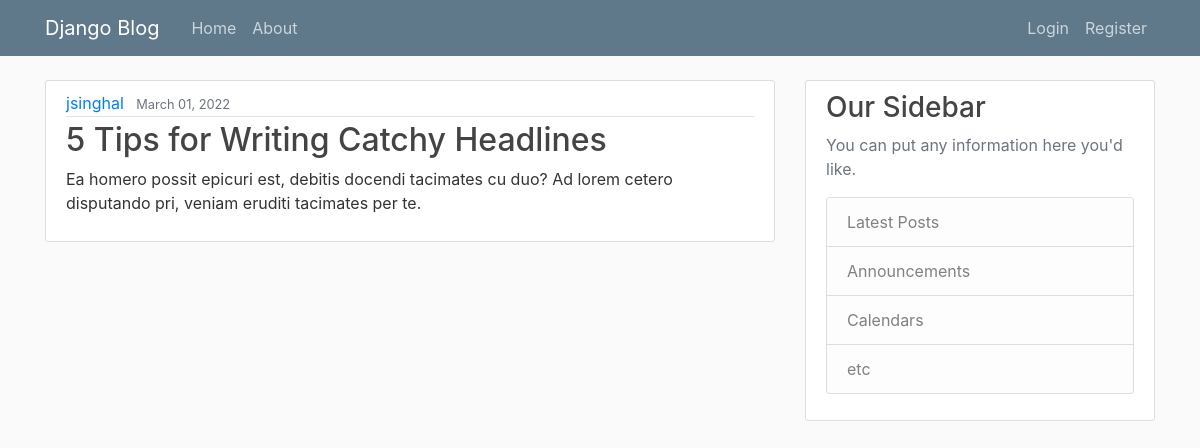
Screenshot of /32/detail/ with the database file from the repository.
### blog/models.py (models this page shows, shortened)
class Post(models.Model):
    title = models.CharField(max_length=100)
    content = models.TextField()
    date_posted = models.DateTimeField(default=timezone.now)
    author = models.ForeignKey(User, on_delete=models.CASCADE)

### blog/views.py (the view)
# urls.py: path('<str:pk>/detail/', views.detailBlog, name="blog-detail"),
def detailBlog(request, pk):
    post = get_object_or_404(Post, pk=pk)
    return render(request, "blog/blogDetail.html", {'post': post})

### blog/templates/blog/blogDetail.html (shortened to what this page needs)
{% extends "blog/base.html" %} {% block content %}
<article class="media content-section">
  <div class="media-body">
    <div class="article-metadata">
      <a class="mr-2" href="{% url 'specific-user-blogs' post.author %}">{{ post.author }}</a>
      <small class="text-muted">{{ post.date_posted|date:"F d, Y" }}</small>
    </div>
    <h2 class="article-title">{{ post.title }}</h2>
    <p class="article-content">{{ post.content }}</p>
  </div>
</article>
{% endblock content %}

### blog/static/blog/main.css (style rules this page uses)
body { background: #fafafa; color: #333333; margin-top: 5rem; }
h1, h2, h3, h4, h5, h6 { color: #444444; }
.content-section { background: #ffffff; padding: 10px 20px; border: 1px solid #dddddd; border-radius: 3px; margin-bottom: 20px; }
.article-title { color: #444444; }
.article-content { white-space: pre-line; }
.article-metadata { padding-bottom: 1px; margin-bottom: 4px; border-bottom: 1px solid #e3e3e3; }

### rows the page displays
Post: author "jsinghal", date_posted "March 01, 2022", title "5 Tips for Writing Catchy Headlines", content "Ea homero possit epicuri est, debitis docendi tacimates cu duo? Ad lorem cetero disputando pri, veniam eruditi tacimates per te."
